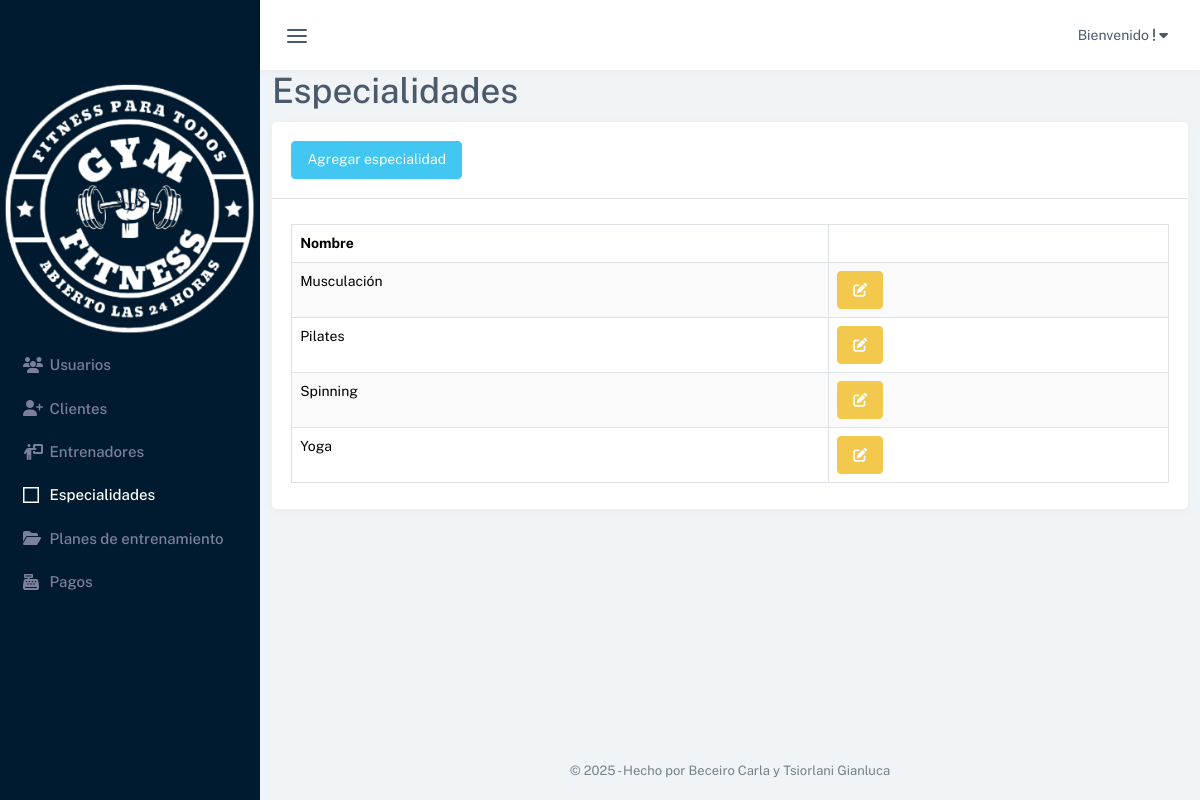
Page /especialidades (signed in) on the committed database.
### tables this page shows
CREATE TABLE `especialidades` (
  `id_especialidad` int(11) NOT NULL,
  `nombre_especialidad` varchar(20) DEFAULT NULL
);

### controladores/controlador.plantilla.php (called while the page is built, shortened)
<?php
class ControladorPlantilla
{
    public function ctrMostrarPlantilla()
    {
        include 'vistas/plantilla.php';
    }
}

### index.php (called while the page is built, shortened)
<?php
require_once 'controladores/controlador.plantilla.php';
require_once 'controladores/controlador.usuarios.php';
require_once 'controladores/controlador.especialidades.php';
require 'modelos/modelo.especialidades.php';
$plantilla = new ControladorPlantilla();
$plantilla->ctrMostrarPlantilla();

### modelos/conexion.php (called while the page is built, shortened)
<?php
class Conexion
{
	static public function conectar()
	{
		try {
			$link = new PDO(
				"mysql:host=" . self::HOST . ";dbname=" . self::DBNAME,
				self::USER,
				self::PASSWORD
			);
			$link->exec("set names utf8");
			return $link;
		} catch (PDOException $e) {
			die("Error en la conexión a la base de datos: " . $e->getMessage());
		}
	}
}

### modelos/modelo.especialidades.php (called while the page is built, shortened)
<?php
require_once 'conexion.php';
class ModeloEspecialidades
{
    static public function mdlMostrarEspecialidades($item, $valor)
    {
        if ($item != null) {
            try {
                $especialidades = Conexion::conectar()->prepare("SELECT * FROM especialidades WHERE $item = :$item");
                $especialidades->bindParam(":" . $item, $valor, PDO::PARAM_INT);
                $especialidades->execute();
                return $especialidades->fetch(PDO::FETCH_ASSOC);
            } catch (Exception $e) {
                return "Error: " . $e->getMessage();
            }
        } else {
            try {
                $especialidades = Conexion::conectar()->prepare("SELECT * FROM especialidades");
                $especialidades->execute();
                return $especialidades->fetchAll(PDO::FETCH_ASSOC);
            } catch (Exception $e) {
                return "Error: " . $e->getMessage();
            }
        }
    }
}

### controladores/controlador.especialidades.php (called while the page is built, shortened)
<?php
class ControladorEspecialidades
{
    static public function ctrMostrarEspecialidades($item, $valor)
    {
        $respuesta = ModeloEspecialidades::mdlMostrarEspecialidades($item, $valor);
        return $respuesta;
    }
}

### vistas/modulos/especialidades.php (the view)
<h1>Especialidades</h1>
<div class="row">
    <div class="col-12">
        <div class="card">
            <div class="card-header">
                <a href="agregar_especialidad" class="btn btn-info">Agregar especialidad</a>
            </div>
            <div class="card-body">
                <table id="datatable" class="table table-bordered table-striped dt-responsive table-responsive nowrap">
                    <thead>
                        <tr>
                            <th>Nombre</th>
                            <th colspan="2"></th>
                        </tr>
                    </thead>
                    <tbody>
                        <?php
                        $especialidades = ControladorEspecialidades::ctrMostrarEspecialidades(null, null);
                        foreach ($especialidades as $key => $especialidad) {
                            ?>
                            <tr style="background-color:#000888">
                                <td> <?php echo $especialidad["nombre_especialidad"] ?></td>
                                <td><a href="index.php?pagina=editar_especialidad&id_especialidad=<?php echo $especialidad["id_especialidad"] ?>"
                                        class="btn btn-warning"><i class="fas fa-edit"></i></a>
                                </td>
                            </tr>
                        <?php } ?>
                    </tbody>
                </table>
            </div>
        </div>
    </div>
</div>

### rows in the picture
especialidades: nombre_especialidad "Musculación"
especialidades: nombre_especialidad "Pilates"
especialidades: nombre_especialidad "Spinning"
especialidades: nombre_especialidad "Yoga"
